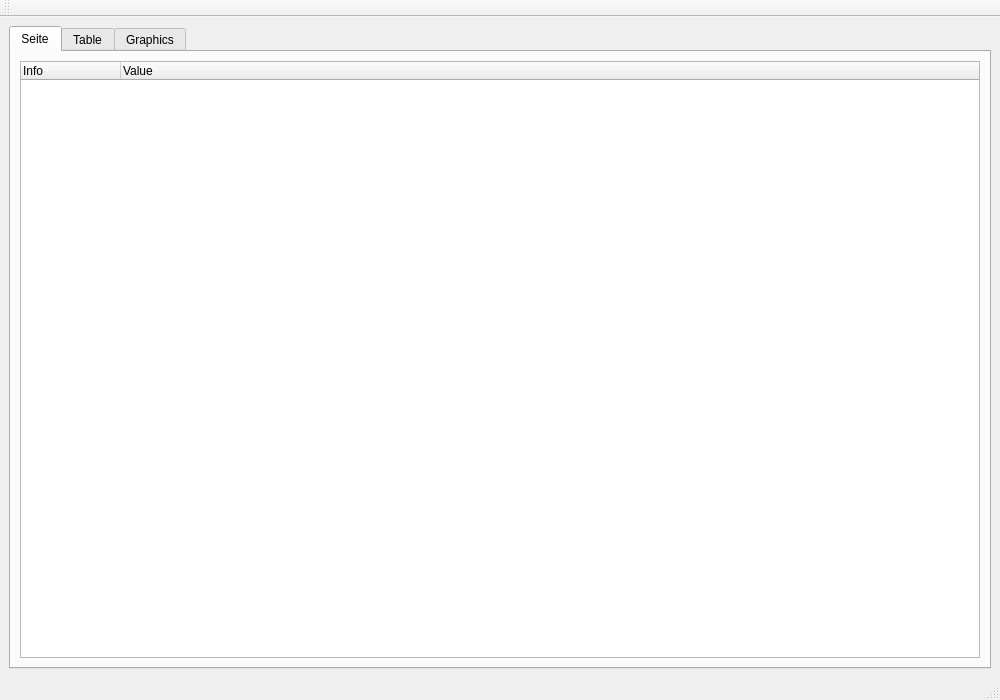
<?xml version="1.0" encoding="UTF-8"?>
<ui version="4.0">
 <class>MainWindow</class>
 <widget class="QMainWindow" name="MainWindow">
  <property name="geometry">
   <rect>
    <x>0</x>
    <y>0</y>
    <width>1000</width>
    <height>700</height>
   </rect>
  </property>
  <property name="windowTitle">
   <string>MainWindow</string>
  </property>
  <widget class="QWidget" name="centralwidget">
   <layout class="QHBoxLayout" name="horizontalLayout">
    <item>
     <layout class="QGridLayout" name="mainGridLayout">
      <item row="0" column="0">
       <widget class="QTabWidget" name="tabWidget">
        <property name="currentIndex">
         <number>0</number>
        </property>
        <widget class="QWidget" name="tab">
         <attribute name="title">
          <string>Seite</string>
         </attribute>
         <layout class="QHBoxLayout" name="horizontalLayout_3">
          <item>
           <widget class="QTreeWidget" name="modelTreeWidget">
            <column>
             <property name="text">
              <string>Info</string>
             </property>
            </column>
            <column>
             <property name="text">
              <string>Value</string>
             </property>
            </column>
           </widget>
          </item>
         </layout>
        </widget>
        <widget class="QWidget" name="tableTab">
         <attribute name="title">
          <string>Table</string>
         </attribute>
         <layout class="QHBoxLayout" name="horizontalLayout_2">
          <item>
           <layout class="QGridLayout" name="tableTabGridLayout"/>
          </item>
         </layout>
        </widget>
        <widget class="QWidget" name="graphicsTab">
         <attribute name="title">
          <string>Graphics</string>
         </attribute>
         <layout class="QVBoxLayout" name="verticalLayout">
          <item>
           <layout class="QGridLayout" name="graphicsTabGridLayout"/>
          </item>
         </layout>
        </widget>
       </widget>
      </item>
     </layout>
    </item>
   </layout>
  </widget>
  <widget class="QMenuBar" name="menubar">
   <property name="geometry">
    <rect>
     <x>0</x>
     <y>0</y>
     <width>1000</width>
     <height>22</height>
    </rect>
   </property>
  </widget>
  <widget class="QStatusBar" name="statusbar"/>
  <widget class="QToolBar" name="toolBar">
   <property name="windowTitle">
    <string>toolBar</string>
   </property>
   <attribute name="toolBarArea">
    <enum>TopToolBarArea</enum>
   </attribute>
   <attribute name="toolBarBreak">
    <bool>false</bool>
   </attribute>
  </widget>
 </widget>
 <resources/>
 <connections/>
</ui>
